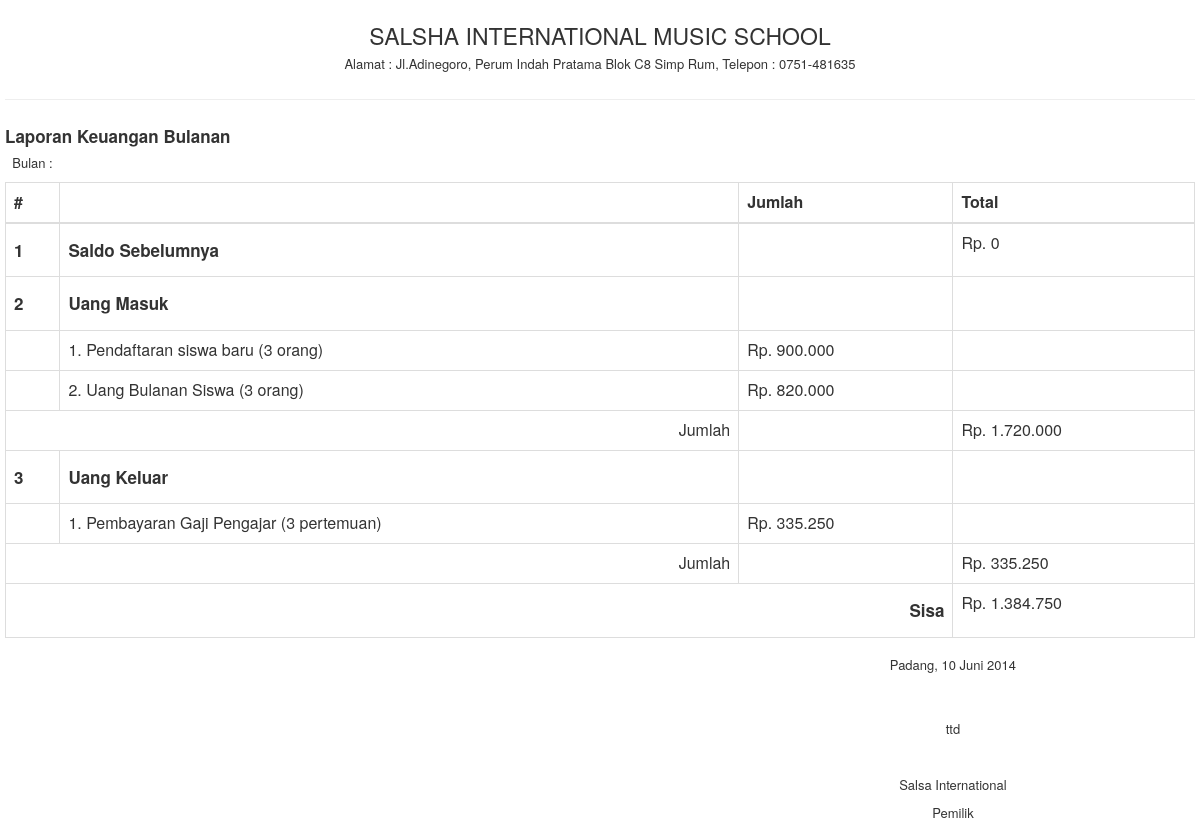
Screenshot of /content/report/neraca.php with the database file from the repository.
### tables this page shows
CREATE TABLE IF NOT EXISTS `setting` (
  `nama_setting` varchar(20) NOT NULL DEFAULT '',
  `value` varchar(50) DEFAULT NULL,
  PRIMARY KEY (`nama_setting`)
);

### content/classes/mainClass.php (called while the page is built, shortened)
<?php
    class dbController{
        private $host="localhost";
        private $user="root";
        private $pass="";
        private $dbname="salsainternational";
        protected function dbOpen(){
            $this->conn = mysqli_connect("$this->host", "$this->user", "$this->pass", "$this->dbname");
        }
    }
    class settingApps extends dbController{
        public function loadSetting($values){
            $load= mysqli_real_escape_string($this->conn, $values);
            $sql="SELECT value FROM `setting` where nama_setting = '$load'";
            $query=mysqli_query($this->conn, $sql);
            $row=  mysqli_fetch_array($query);
			$hasil =  $row[0];
			return $hasil;
        }
    }
?>

### content/fungsi.php (called while the page is built, shortened)
<?php
	function formatindo($angka){
		$uang = number_format( $angka, 0 , '' , '.' );
		return $uang;
	}
	function tglindo($tgl) {
		$monthExplode = explode("-", $tgl);
		$namaBulan = array( "01" => "Januari",
							"02" => "Februari",
							"03" => "Maret",
							"04" => "April",
							"05" => "Mei",
							"06" => "Juni",
							"07" => "Juli",
							"08" => "Agustus",
							"09" => "September",
							"10" => "Oktober",
							"11" => "November",
							"12" => "Desember",
						  );
		$hari=$monthExplode[2];
		$bln=$namaBulan[$monthExplode[1]];
		$thn = $monthExplode[0];
		return $hari." ".$bln." ".$thn;
	}
	function casttanggal($tgl){
		$tgl = explode('-', $tgl);
		$tgl[2] = (isset($tgl[2])) ? $tgl[2] : "01";
		return $tgl[0].$tgl[1].$tgl[2];
	}
?>

### content/classes/laporanClass.php (called while the page is built, shortened)
<?php
	class neraca extends dbController{
		public function getDaftar($bln){
			$bln= mysqli_real_escape_string($this->conn, $bln);
			$sql = "SELECT COUNT(uang_masuk) AS banyak_masuk, COALESCE(SUM(uang_masuk), 0) AS jumlah_masuk FROM siswa WHERE tanggal_masuk LIKE '$bln%'";
			$query = mysqli_query($this->conn, $sql) or die(mysqli_error($this->conn));
			$num_results = mysqli_num_rows($query);
			if ($num_results > 0){
				$i=0;
				while ($row = mysqli_fetch_array($query)){
					$dataMasuk[$i]['banyak_masuk'] = $row[0];
					$dataMasuk[$i]['jumlah_masuk'] = $row[1];
					$i++;
				}
			}else{
				$dataMasuk = null;
			}
			return $dataMasuk;
		}
		public function getBayar($bln){
			$bln= mysqli_real_escape_string($this->conn, $bln);
			$sql = "SELECT COUNT(jumlah) AS banyak_bayar, COALESCE(SUM(jumlah), 0) AS jumlah_bayar FROM pembayaran WHERE bulan LIKE '$bln%'";
			$query = mysqli_query($this->conn, $sql) or die(mysqli_error($this->conn));
			$num_results = mysqli_num_rows($query);
			if ($num_results > 0){
				$i=0;
				while ($row = mysqli_fetch_array($query)){
					$dataBayar[$i]['banyak_bayar'] = $row[0];
					$dataBayar[$i]['jumlah_bayar'] = $row[1];
					$i++;
				}
			}else{
				$dataBayar = null;
			}
			return $dataBayar;
		}
		public function getGaji($bln){
			$bln= mysqli_real_escape_string($this->conn, $bln);
			$sql = "SELECT COUNT(b.id_pengajar) AS banyak, SUM(a.jumlah_pengajar) as jumlah FROM pembagian a LEFT JOIN absen b ON a.id_absen = b.id_absen WHERE b.bulan LIKE '$bln%'";
			$query = mysqli_query($this->conn, $sql) or die(mysqli_error($this->conn));
			$num_results = mysqli_num_rows($query);
			if ($num_results > 0){
				$i=0;
				while ($row = mysqli_fetch_array($query)){
					$dataGaji[$i]['banyak_gaji'] = $row[0];
					$dataGaji[$i]['jumlah_gaji'] = $row[1];
					$i++;
				}
			}else{
				$dataGaji = null;
			}
			return $dataGaji;
		}
		private function getDaftarBefore($bln){
			$bln= mysqli_real_escape_string($this->conn, $bln);
			$sql = "SELECT COALESCE(SUM(uang_masuk), 0) AS jumlah_masuk FROM siswa WHERE CAST(tanggal_masuk AS UNSIGNED) < '$bln%'";
			$query = mysqli_query($this->conn, $sql) or die(mysqli_error($this->conn));
			$row = mysqli_fetch_array($query);
			return $row[0];
		}
		private function getBayarBefore($bln){
			$bln= mysqli_real_escape_string($this->conn, $bln);
			$sql = "SELECT COALESCE(SUM(jumlah), 0) AS jumlah_bayar FROM pembayaran WHERE CAST(bulan AS UNSIGNED) < '$bln%'";
			$query = mysqli_query($this->conn, $sql) or die(mysqli_error($this->conn));
			$row = mysqli_fetch_array($query);
			return $row[0];
		}
		private function getGajiBefore($bln){
			$bln= mysqli_real_escape_string($this->conn, $bln);
			$sql = "SELECT SUM(a.jumlah_pengajar) as jumlah FROM pembagian a LEFT JOIN absen b ON a.id_absen = b.id_absen WHERE CAST(b.bulan AS UNSIGNED) < '$bln%'";
			$query = mysqli_query($this->conn, $sql) or die(mysqli_error($this->conn));
			$row = mysqli_fetch_array($query);
			return $row[0];
		}
		function getSaldoBefore($bln){
			$bln= mysqli_real_escape_string($this->conn, $bln);
			$a = $this->getDaftarBefore($bln);
			$b = $this->getBayarBefore($bln);
			$c = $this->getGajiBefore($bln);
			return $a + $b - $c;
		}
	}
?>

### content/report/neraca.php (the view, shortened to what this page needs)
<?php
	$tanggal = date('Y-m-d');
	require_once ('../classes/mainClass.php');
	require_once ('../classes/laporanClass.php');
	require_once ('../fungsi.php');
	$neraca= new neraca();
	$setting = new settingApps();
?>
<html lang="en">
  <head>
    <link href="../../css/bootstrap.css" rel="stylesheet">
    <link rel="stylesheet" href="../../css/font-awesome.min.css">
  </head>
  <body>
    <div id="wrapper">
        <div id="page-wrapper" style="padding: 5px;">
            <div class="row">
                <div class="col-xs-12 text-center">
                    <h3><?php echo strtoupper($setting->loadSetting('nama'));?></h3>
                    <h5>Alamat : <?php echo $setting->loadSetting('alamat');?>, Telepon : <?php echo strtoupper($setting->loadSetting('telepon'));?></h5>
                </div>
            </div>
            <hr>
			<div class="row">
                <div class="col-xs-12">
				<h4><strong>Laporan Keuangan Bulanan</strong></h4>
				<p>&nbsp;&nbsp;Bulan : <?php echo getMonthName($_POST['bln'])?></p>
                    <table class="table table-hover table-bordered ">
				<thead>
					<tr>
						<th>#</th>
						<th></th>
                        <th>Jumlah</th>
                        <th>Total</th>
					</tr>
				</thead>
				<tbody>
					<tr>
						<td><h4><strong>1</strong></h4></td>
						<td><h4><strong>Saldo Sebelumnya</strong></h4></td>
						<td></td>
						<?php
						$saldo = $neraca->getSaldoBefore(casttanggal($_POST['bln']));
						?>
						<td><?php echo "Rp. ".formatindo($saldo)?></td>
					</tr>
					<tr>
						<td><h4><strong>2</strong></h4></td>
						<td><h4><strong>Uang Masuk</strong></h4></td>
						<td></td>
						<td></td>
					</tr>
					<?php
						$dataMasuk = $neraca->getDaftar($_POST['bln']);
						$dataBayar = $neraca->getBayar($_POST['bln']);
						$totalMasuk = 0;
						$j=1;
						foreach ($dataMasuk as $data) {
							 echo "<tr>"
								. "<td></td>"
								. "<td>".$j.". Pendaftaran siswa baru (".$data['banyak_masuk']." orang)</td>";
								if($data['jumlah_masuk'] == 0){
									echo "<td>-</td>";
									echo "<td></td>";
								}
								else {
									echo "<td>Rp. ".formatindo($data['jumlah_masuk'])."</td>";
									echo "<td></td>";
								}
							 echo "</tr>";
							$totalMasuk = $totalMasuk + $data['jumlah_masuk'];
							$j++;
						}
						foreach ($dataBayar as $data) {
							 echo "<tr>"
								. "<td></td>"
								. "<td>".$j.". Uang Bulanan Siswa (".$data['banyak_bayar']." orang)</td>";
								if($data['jumlah_bayar'] == 0){
									echo "<td>-</td>";
									echo "<td></td>";
								}
								else {
									echo "<td>Rp. ".formatindo($data['jumlah_bayar'])."</td>";
									echo "<td></td>";
								}
							 echo "</tr>";
							 $totalMasuk = $totalMasuk + $data['jumlah_bayar'];
							$j++;
						}
						echo "<tr>"
							."<td colspan='2' class='text-right'>Jumlah</td>"
							."<td></td>"
							."<td>Rp. ".formatindo($totalMasuk)."</td>"
							."</tr>";
					?>
					<tr>
						<td><h4><strong>3</strong></h4></td>
						<td><h4><strong>Uang Keluar</strong></h4></td>
						<td></td>
						<td></td>
					</tr>
					<?php
						$dataGaji = $neraca->getGaji($_POST['bln']);
						$j=1;
						$totalKeluar = 0;
						foreach ($dataGaji as $data) {
							 echo "<tr>"
								. "<td></td>"
								. "<td>".$j.". Pembayaran Gaji Pengajar (".$data['banyak_gaji']." pertemuan)</td>";
								if($data['jumlah_gaji'] == 0){
									echo "<td>-</td>";
									echo "<td></td>";
								}
								else {
									echo "<td>Rp. ".formatindo($data['jumlah_gaji'])."</td>";
									echo "<td></td>";
								}
							 echo "</tr>";
							$totalKeluar = $totalKeluar + $data['jumlah_gaji'];
							$j++;
						}
						echo "<tr>"
							."<td colspan='2' class='text-right'>Jumlah</td>"
							."<td></td>"
							."<td>Rp. ".formatindo($totalKeluar	)."</td>"
							."</tr>";
					$sisa_akhir = $saldo + $totalMasuk - $totalKeluar;
					echo "<tr><td colspan='3' class='text-right'><h4><strong>Sisa </strong></h4></td>"
						."<td>Rp. ".formatindo($sisa_akhir)."</td></tr>";
				echo "</tbody></table>";
				?>
                </div>
            </div>
			<div class="row">
				<div class="col-xs-5 pull-right text-center">
				<?php
					echo "<p>".$setting->loadSetting('kota').", ".tglindo($tanggal)."</p>"
						."</br></br>ttd</br></br></br>"
						."<p>".$setting->loadSetting('pemilik')."</p>"
						."<p>Pemilik</p>";
				?>
				</div>
			</div>
        </div>
    </div>
  </body>
</html>

### rows the page displays
setting: value "SALSHA INTERNATIONAL MUSIC SCHOOL"
setting: value "Jl.Adinegoro, Perum Indah Pratama Blok C8 Simp Rum"
setting: value "0751-481635"
setting: value "Padang"
setting: value "Salsa International"

### other values shown
formatindo($saldo) "0"
$data['banyak_masuk'] "3"
formatindo($data['jumlah_masuk']) "900.000"
$data['banyak_bayar'] "3"
formatindo($data['jumlah_bayar']) "820.000"
formatindo($totalMasuk) "1.720.000"
$data['banyak_gaji'] "3"
formatindo($data['jumlah_gaji']) "335.250"
formatindo($totalKeluar	) "335.250"
formatindo($sisa_akhir) "1.384.750"
